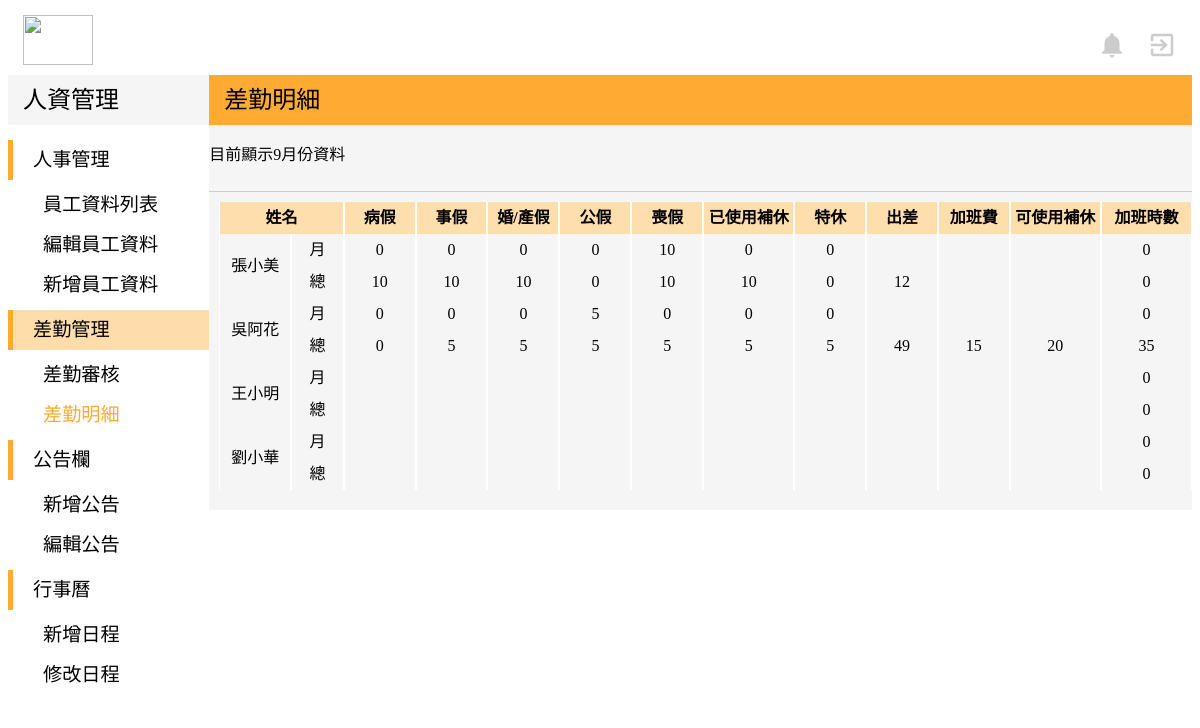
The app's page /admin-Model/admin_mission.php (signed in) with its own data.
### tables this page shows
CREATE TABLE `employees` (
  `id` int(255) NOT NULL,
  `e_sn` varchar(30) NOT NULL,
  `e_date` date DEFAULT NULL,
  `e_name_cn` varchar(20) DEFAULT NULL,
  `e_name_en` varchar(15) DEFAULT NULL,
  `e_sex` varchar(6) DEFAULT NULL,
  `e_birth` date DEFAULT NULL,
  `e_personalID` varchar(10) NOT NULL,
  `e_marriage` varchar(6) DEFAULT NULL,
  `e_blood` varchar(2) DEFAULT NULL,
  `e_address` varchar(150) DEFAULT NULL,
  `e_mobile` varchar(20) DEFAULT NULL,
  `e_email` varchar(100) DEFAULT NULL,
  `e_emergency` varchar(15) DEFAULT NULL,
  `e_em_mobile` varchar(20) DEFAULT NULL,
  `e_edu` varchar(30) DEFAULT NULL,
  `e_edu_high` varchar(30) DEFAULT NULL,
  `e_edu_dep` varchar(30) DEFAULT NULL,
  `e_edu_start` date DEFAULT NULL,
  `e_edu_end` date DEFAULT NULL,
  `e_edu_gra` varchar(10) DEFAULT NULL,
  `e_exp_com1` varchar(30) DEFAULT NULL,
  `e_exp_posi1` varchar(30) DEFAULT NULL,
  `e_exp_start1` date DEFAULT NULL,
  `e_exp_reason1` varchar(100) DEFAULT NULL,
  `e_license` varchar(60) DEFAULT NULL,
  `e_exp_end1` date DEFAULT NULL,
  `e_exp_com2` varchar(30) DEFAULT NULL,
  `e_exp_posi2` varchar(30) DEFAULT NULL,
  `e_exp_start2` date DEFAULT NULL,
  `e_exp_end2` date DEFAULT NULL,
  `e_exp_reason2` varchar(100) DEFAULT NULL,
  `e_exp_com3` varchar(30) DEFAULT NULL,
  `e_exp_posi3` varchar(30) DEFAULT NULL,
  `e_exp_start3` date DEFAULT NULL,
  `e_exp_end3` date DEFAULT NULL,
  `e_exp_reason3` varchar(100) DEFAULT NULL,
  `e_exp_com4` varchar(30) DEFAULT NULL,
  `e_exp_posi4` varchar(30) DEFAULT NULL,
  `e_exp_start4` date DEFAULT NULL,
  `e_exp_end4` date DEFAULT NULL,
  `e_exp_reason4` varchar(100) DEFAULT NULL,
  `e_exp_com5` varchar(30) DEFAULT NULL,
  `e_exp_posi5` varchar(30) DEFAULT NULL,
  `e_exp_start5` date DEFAULT NULL,
  `e_exp_end5` date DEFAULT NULL,
  `e_exp_reason5` varchar(100) DEFAULT NULL,
  `e_type` varchar(10) DEFAULT NULL,
  `e_status` varchar(10) DEFAULT NULL,
  `e_location` varchar(10) DEFAULT NULL,
  `e_extension` varchar(15) DEFAULT NULL
);

### admin-Model/admin_mission.php (the view, shortened to what this page needs)
<!DOCTYPE html>
<?php
$servername = "localhost";
$username = "root";
$password = "root";
$dbname = "peopleresource";
try {
    $conn = mysqli_connect($servername,$username,$password,$dbname);
    $sql = "SELECT e_sn,e_name_cn FROM `employees`";
    $result = mysqli_query($conn,$sql);
    }
catch(PDOException $e)
    {
    echo $sql . "<br>" . $e->getMessage();
    }
?>
<html>
<head>
	<link rel="stylesheet" href="../view/indexStyle.css">
</head>
<body>
  <div class="top">
	<img class="titleImg" src="https://cdn.unwire.hk/wp-content/uploads/2014/10/facebook-user.jpg" width="70" height="50">
		<a href="../user-Model/user_index.php">
			<i id="topIcon" class="material-icons" >exit_to_app</i>
		</a>
		<a href="#">
			<i id="topIcon" class="material-icons">notifications</i>
		</a>
	</div>
	<div class="down">
		<div class="left">
			<div class="left-top">
				<p class="left-top-title">人資管理</p>
			</div>
			<div class="left-bottom">
				<div style="margin-bottom:5px">
					<div class="left-title">
						<p style="margin:auto 20px">人事管理</p>
					</div>
					<div class="left-list" >
						<a href="admin_employee.php" style="margin:auto 35px">員工資料列表</a>
					</div>
						<div class="left-list">
							<a href="admin_editEmployee.php" style="margin:auto 35px">編輯員工資料</a>
						</div>
						<div class="left-list">
							<a href="admin_addEmployee.php" style="margin:auto 35px">新增員工資料</a>
						</div>
				</div>
				<div style="margin-bottom:5px">
					<div class="left-title"  style="background-color:#FFDDAA">
						<p style="margin:auto 20px">差勤管理</p>
					</div>
					<div class="left-list">
						<a href="admin_bTrip.php" style="margin:auto 35px">差勤審核</a>
					</div>
					<div class="left-list">
						<p style="margin:auto 35px;color:#FFAA33;font-weight:500">差勤明細</p>
					</div>
				</div>
				<div style="margin-bottom:5px">
					<div class="left-title">
						<p style="margin:auto 20px">公告欄</p>
					</div>
					<div class="left-list">
						<a href="admin_addNews.php" style="margin:auto 35px">新增公告</a>
					</div>
					<div class="left-list">
						<a href="admin_editNews.php" style="margin:auto 35px">編輯公告</a>
					</div>
				</div>
				<div style="margin-bottom:5px">
					<div class="left-title">
						<p style="margin:auto 20px">行事曆</p>
					</div>
					<div class="left-list">
						<a href="#" style="margin:auto 35px">新增日程</a>
					</div>
					<div class="left-list">
						<a href="#" style="margin:auto 35px">修改日程</a>
					</div>
				</div>
			</div>
		</div>
		<div class="right">
			<div class="right-top">
				<p class="right-top-title">差勤明細</p>
			</div>
<?php
  $tt=time();
  $now_m=date("n",$tt);
?>
			<div class="right-bottom">
        <div style="width:100%;height:50px;margin:auto;;border-bottom:solid 1px #CCC;">
            <p>目前顯示<?php echo $now_m; ?>月份資料</p>
  			</div>
				<div style="margin-left:10px">
					<table cellspacing="0">
						<th colspan="2">姓名</th>
						<th>病假</th>
						<th>事假</th>
						<th>婚/產假</th>
						<th>公假</th>
						<th>喪假</th>
						<th>已使用補休</th>
						<th>特休</th>
            <th>出差</th>
            <th>加班費</th>
            <th>可使用補休</th>
            <th>加班時數</th>
					<?php
						while($row = mysqli_fetch_array($result)) {
							$sn=$row["e_sn"];
              $sql = "SELECT SUM(`l_compensatoryLevae`),SUM(`l_annualLeave`),SUM(`l_marriageLeave`),SUM(`l_personalLeave`),SUM(`l_funeralLeave`),SUM(`l_officialLeave`),SUM(`l_sickLeave`) FROM `leave` WHERE l_sn='$sn'AND l_month='$now_m'";
              $result4 = mysqli_query($conn,$sql);
              $row4=mysqli_fetch_array($result4);
              $sql = "SELECT SUM(`l_compensatoryLevae`),SUM(`l_annualLeave`),SUM(`l_marriageLeave`),SUM(`l_personalLeave`),SUM(`l_funeralLeave`),SUM(`l_officialLeave`),SUM(`l_sickLeave`) FROM `leave` WHERE l_sn='$sn'";
              $result1= mysqli_query($conn,$sql);
              $row1 = mysqli_fetch_array($result1);
  						$sql = "SELECT SUM(`b_totalTime`) FROM `business` WHERE b_sn='$sn'";
  						$result2= mysqli_query($conn,$sql);
  						$row2 = mysqli_fetch_array($result2);
              $sql = "SELECT SUM(`o_hrs`), SUM(`o_phrs`)FROM `overtime_apply` WHERE o_sn='$sn'";
              $result3= mysqli_query($conn,$sql);
              $row3 = mysqli_fetch_array($result3);
              $sql = "SELECT SUM(`b_totalTime`) FROM `business` WHERE b_sn='$sn'AND b_month='$now_m'";
              $result5= mysqli_query($conn,$sql);
              $row5 = mysqli_fetch_array($result5);
              $sql = "SELECT SUM(`o_hrs`), SUM(`o_phrs`)FROM `overtime_apply` WHERE o_sn='$sn'AND o_month='$now_m'";
              $result6= mysqli_query($conn,$sql);
              $row6 = mysqli_fetch_array($result6);
					?>
					<tr><tr>
					<td rowspan="2" style="width:70px"><?php echo $row["e_name_cn"];?></td>
					<td style="width:50px">月</td>
					<td style="width:70px"><?php 	echo $row4["SUM(`l_sickLeave`)"]; ?></td>
					<td style="width:70px"><?php 	echo $row4["SUM(`l_personalLeave`)"]; ?></td>
					<td style="width:70px"><?php 	echo $row4["SUM(`l_marriageLeave`)"]; ?></td>
					<td style="width:70px"><?php 	echo $row4["SUM(`l_officialLeave`)"]; ?></td>
					<td style="width:70px"><?php 	echo $row4["SUM(`l_funeralLeave`)"]; ?></td>
					<td style="width:90px"><?php 	echo $row4["SUM(`l_compensatoryLevae`)"]; ?></td>
					<td style="width:70px"><?php 	echo $row4["SUM(`l_annualLeave`)"]; ?></td>
          <td style="width:70px"><?php 	echo $row5["SUM(`b_totalTime`)"]; ?></td>
          <td style="width:70px"><?php 	echo $row6["SUM(`o_hrs`)"]; ?></td>
          <td style="width:90px"><?php 	echo $row6["SUM(`o_phrs`)"]; ?></td>
          <td style="width:90px"><?php 	echo ($row6["SUM(`o_phrs`)"]+$row6["SUM(`o_hrs`)"]); ?></td>
          </tr>
					<td style="width:50px">總</td>
					<td style="width:70px"><?php 	echo $row1["SUM(`l_sickLeave`)"]; ?></td>
					<td style="width:70px"><?php 	echo $row1["SUM(`l_personalLeave`)"]; ?></td>
					<td style="width:70px"><?php 	echo $row1["SUM(`l_marriageLeave`)"]; ?></td>
					<td style="width:70px"><?php 	echo $row1["SUM(`l_officialLeave`)"]; ?></td>
					<td style="width:70px"><?php 	echo $row1["SUM(`l_funeralLeave`)"]; ?></td>
					<td style="width:90px"><?php 	echo $row1["SUM(`l_compensatoryLevae`)"]; ?></td>
					<td style="width:70px"><?php 	echo $row1["SUM(`l_annualLeave`)"]; ?></td>
          <td style="width:70px"><?php 	echo $row2["SUM(`b_totalTime`)"]; ?></td>
          <td style="width:70px"><?php 	echo $row3["SUM(`o_hrs`)"]; ?></td>
          <td style="width:90px"><?php 	echo $row3["SUM(`o_phrs`)"]; ?></td>
          <td style="width:90px"><?php 	echo  ($row3["SUM(`o_phrs`)"]+$row3["SUM(`o_hrs`)"]); ?></td>
        </tr>
					<?php } ?>
					</table>
				</div>
			</div>
    </div>
  </div>
</body>
</html>

### view/indexStyle.css (style rules this page uses)
a { text-decoration:none; }
a:link { color: black; }
.top { width:100%; height:60px; background-color:white; margin-top:15px; }
.titleImg { float:left; margin-left:15px; }
#topIcon { margin-top:15px; margin-right:15px; margin-left:5px; float:right; font-size:30px; color:#CCC; }
.down { width:100%; height:auto; background-color:white; margin:auto; }
.left { width:17%; height:auto; background-color:white; margin:auto; float:left; }
.left-top { width:100%; height:50px; background-color:#F5F5F5; margin:auto; }
.left-top-title { line-height:50px; font-family:Microsoft JhengHei; font-size:150%; margin:auto 15px; font-weight: 500; }
.left-bottom { margin-top: 15px; }
.left-title { width:100%; height:40px; text-align:left; font-family:Microsoft JhengHei; border-left:solid 5px #FFAA33; margin-bottom:5px; line-height:40px; font-size:120%; }
.left-list { width:100%; height:40px; text-align:left; font-family:Microsoft JhengHei; font-size:18px; color:#666666; font-size:120%; line-height:40px; font-weight: 300; }
.right { width:83%; height:auto; background-color:#F5F5F5; margin:auto; float:right; padding-bottom: 20px; }
.right-top { width:100%; height:50px; background-color:#FFAA33; margin:auto; }
.right-top-title { line-height:50px; font-family:Microsoft JhengHei; font-size:150%; margin:auto 15px; font-weight: 500; }
table { margin-top:10px; font-family:Microsoft JhengHei; font-size:16px; line-height:30px; word-wrap:break-word; word-break: break-all; }
td,th,tr { font-family:Microsoft JhengHei; font-size:16px; text-align:center; }

### admin-Model/admin_mission.php (style rules this page uses)
th { background-color:#FFDEAD; }
td,tr,th { border-left: solid 1px white; border-right: solid 1px white; }

### records on screen
employees: e_name_cn "張小美", SUM "0", SUM "10", SUM "12"
employees: e_name_cn "吳阿花", SUM "0", SUM "5", SUM "49", SUM "15", SUM "20", SUM "35"
employees: e_name_cn "王小明", SUM "0"
employees: e_name_cn "劉小華", SUM "0"
